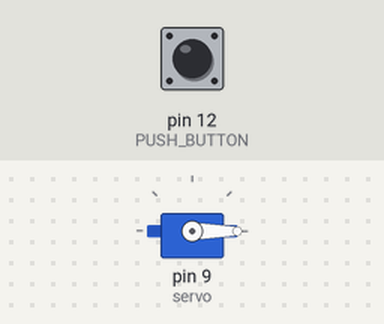
Simulated run of this sketch. Board: Arduino Uno, built with avr-gcc and run on an emulated ATmega328P. On the bench: servo. Inputs (shaded band) come from the test bench; at power-on: pin 12 (PUSH_BUTTON) LOW.

Above: at 1.2 s.
1.3 s: pin 12 (PUSH_BUTTON) pulled HIGH for 0.15 s
At 2.1 s:
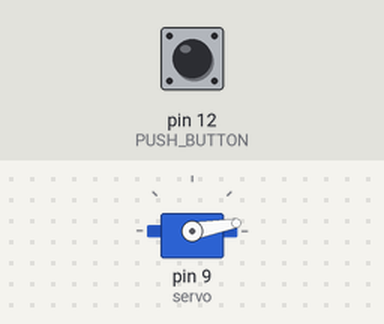
2.9 s: pin 12 (PUSH_BUTTON) pulled HIGH for 1 s
At 3.4 s:
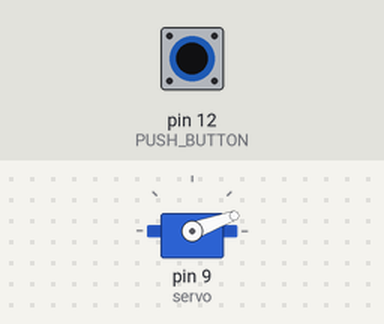
5.4 s: pin 12 (PUSH_BUTTON) pulsed HIGH 5 times (0.12 s each, 0.3 s apart)
At 7.4 s:
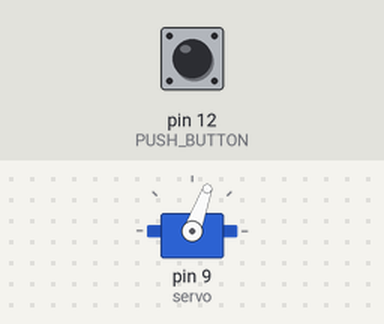
8.4 s: pin 12 (PUSH_BUTTON) pulled HIGH for 0.15 s
At 8.8 s:
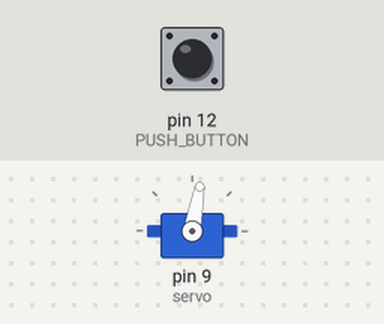
10.0 s: pin 12 (PUSH_BUTTON) pulsed HIGH 2 times (0.12 s each, 0.3 s apart)
At 11.4 s:
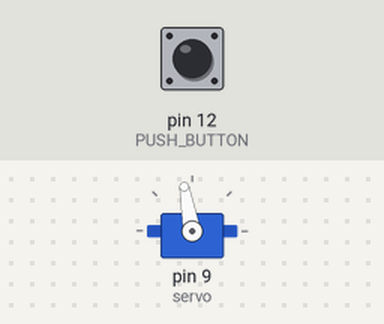
Timing chart, 0 to 13.0 s (numbered marks = the images above; inputs shaded):
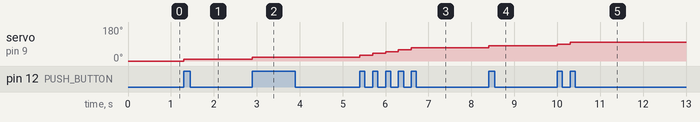

Measured:
- after the input at 1.3 s, servo on pin 9 (servo): 0° → 10° at once
- after the input at 2.9 s, servo on pin 9 (servo): 10° → 20° at once
- after the input at 5.4 s, servo on pin 9 (servo): moves from 20° to 70° over 1.2 s, starting at once
- after the input at 8.4 s, servo on pin 9 (servo): 70° → 80° at once
- after the input at 10.0 s, servo on pin 9 (servo): 80° → 90° at once, → 100° 0.30 s later

The sketch:

07.servo_rotate.ino
```cpp
#include <Servo.h>

const int PUSH_BUTTON = 12;
Servo servo;
int pos = 0;
int dir = 0;
bool flag;

void setup() {
  // put your setup code here, to run once:
  pinMode(PUSH_BUTTON, INPUT);
  Serial.begin(9600);
  servo.attach(9);
  servo.write(0);
}

void loop() {

  int button_status = digitalRead(PUSH_BUTTON);

    if( button_status == HIGH )
    {
      if( dir == 0){
        if ( flag == false )
        {
          pos +=10;
          flag = true;
          if( pos == 180)
          {
            dir =1;
          }
          else {}
        }
        else {}
      }

      else if( dir == 1){
        if (flag == false)
        {
          pos -=10;
          flag = true;
          if( pos == 0)
          {
            dir = 0;
          }
          else{}
        }
        else{}
      }
      else{}
    }

    else if( button_status ==LOW ){
      if( flag == true )
      {
        flag =false;
      }
    }
    else{}
  servo.write(pos);
}
```
